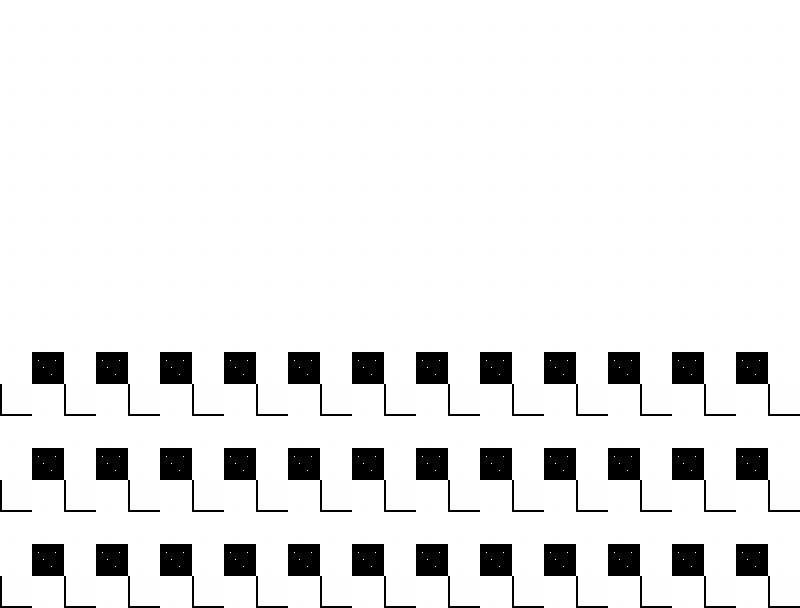

This game map was drawn from its Tiled (.tmx) file and the tilesets committed beside it. A one-line description and the trimmed map source follow:
An orthogonal 25x19 tile map with 32x32 px tiles, 1 tile layer (Tile Layer 1).

<map version="1.0" orientation="orthogonal" renderorder="right-down" width="25" height="19" tilewidth="32" tileheight="32" nextobjectid="8">
 <tileset firstgid="1" name="BAW copy" tilewidth="32" tileheight="32">
  <image source="BAW copy.png" width="96" height="224" />
 </tileset>
 <layer name="Tile Layer 1" width="25" height="19">
  <data>[475 cells, 475 non-empty, 3 distinct tile ids]</data>
 </layer>
 <objectgroup name="Object Layer 1" />
</map>
